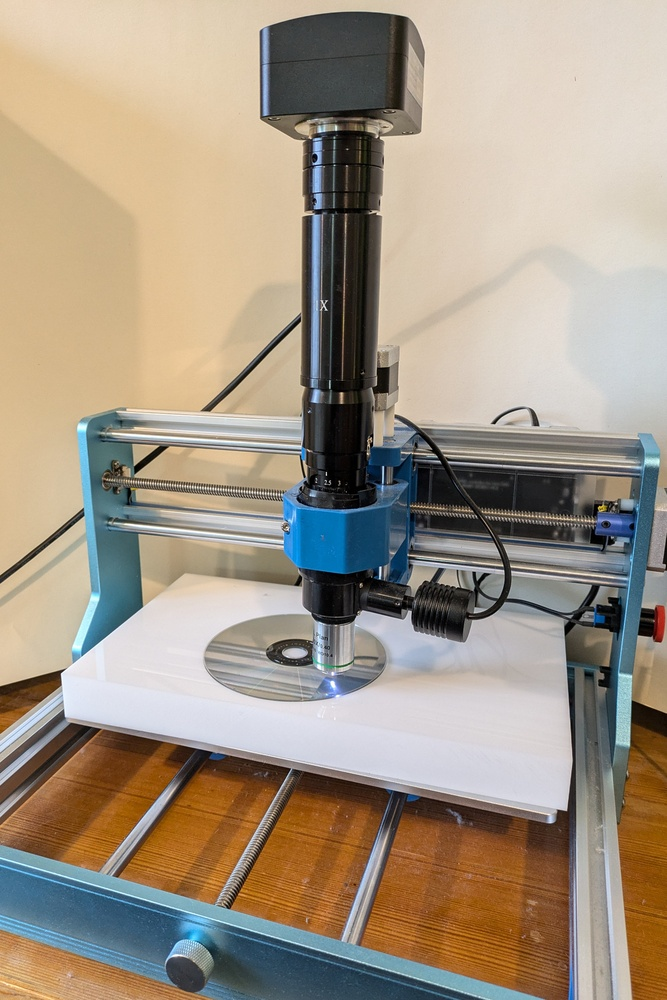
#> input picture photos/cncscope.jpg, 667 x 1000 px, shrunk from 1636 x 2454 before the run
$ python sharpness.py --path photos/cncscope.jpg --size 100   (older library calls are emulated)
#> lines starting #> are read from the running program, lines starting #| are printed output that depends on the picture; long printed decimals are rounded
#> in proc, image is the input picture: shape (1000, 667, 3); mean B, G, R 133.8, 150.4, 162.9
#!/usr/bin/python3

"""
    Generate heatmap showing sharpest tiles of image
"""
import argparse
import glob
import os
from pathlib import Path

import cv2
import matplotlib.pyplot as plt
import numpy as np


# Found Laplacian function here:
# https://github.com/ArduCAM/RaspberryPi/blob/master/Motorized_Focus_Camera/python/Autofocus.py#L14
def laplacian(img):
    b, g, r = cv2.split(img)
    img_gray = cv2.cvtColor(img, cv2.COLOR_RGB2GRAY)
    img_sobel_r = np.abs(cv2.Laplacian(r, cv2.CV_64F, ksize=1))
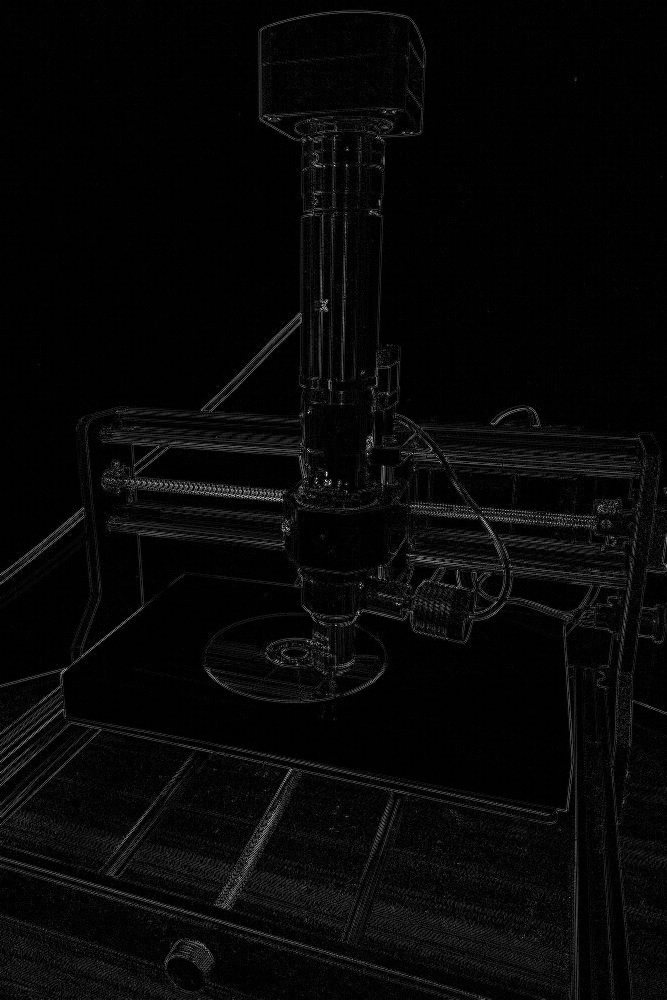
#> img_sobel_r: shape (1000, 667) float64; min 0, max 474, mean 14.5; drawn with min black and max white
    img_sobel_g = np.abs(cv2.Laplacian(g, cv2.CV_64F, ksize=1))
    img_sobel_b = np.abs(cv2.Laplacian(b, cv2.CV_64F, ksize=1))
    img_sobel_gray = np.abs(cv2.Laplacian(img_gray, cv2.CV_64F, ksize=1))
    return (cv2.mean(img_sobel_r)[0], cv2.mean(img_sobel_g)[0], cv2.mean(img_sobel_b)[0], cv2.mean(img_sobel_gray)[0])


def proc(name, tile):
    letter = ["r", "g", "b", "gr"]
    image = cv2.imread(name)
    if image is None:
        return
    sharplist = " ".join([f"{x[0]}: {x[1]}" for x in list(zip(letter, laplacian(image)))])
    print(f"Average Sharpness for {name}  {sharplist}")
#| Average Sharpness for photos/cncscope.jpg  r: 14.471 g: 14.435 b: 14.530 gr: 14.390
    height, width, _ = image.shape
#> height = 1000; width = 667
    tmp_r = np.zeros(((height // tile) + 1, (width // tile) + 1))
    tmp_g = np.zeros(((height // tile) + 1, (width // tile) + 1))
    tmp_b = np.zeros(((height // tile) + 1, (width // tile) + 1))
    tmp_gray = np.zeros(((height // tile) + 1, (width // tile) + 1))

    for y in range(0, height, tile):
        for x in range(0, width, tile):
            crop_img = image[y : y + tile, x : x + tile]
            r, g, b, gray = laplacian(crop_img)
            tmp_r[y // tile][x // tile] = r
            tmp_g[y // tile][x // tile] = g
            tmp_b[y // tile][x // tile] = b
            tmp_gray[y // tile][x // tile] = gray
#> this loop made 10 passes
#> pass 1, in laplacian (call 2), `b, g, r = cv2.split(img)`:
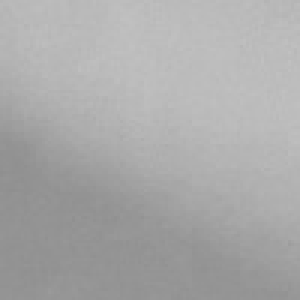
#> b: shape (100, 100) (shown 3 times larger); min 143, max 192, mean 169.7
#> pass 1, in laplacian (call 2), `b, g, r = cv2.split(img)`:
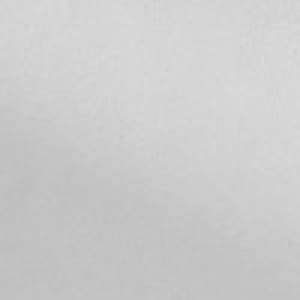
#> g: shape (100, 100) (shown 3 times larger); min 189, max 218, mean 203.9
#> pass 1, in laplacian (call 2), `b, g, r = cv2.split(img)`:
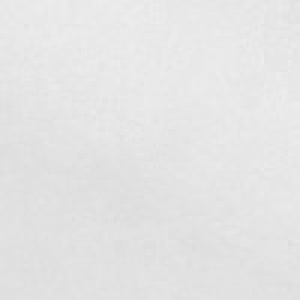
#> r: shape (100, 100) (shown 3 times larger); min 220, max 237, mean 228.4
#> pass 1, in laplacian (call 2), `img_sobel_r = np.abs(cv2.Laplacian(r, cv2.CV_64F, ksize=1))`:
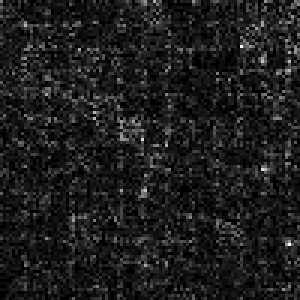
#> img_sobel_r: shape (100, 100) float64 (shown 3 times larger); min 0, max 21, mean 2.4; drawn with min black and max white
#> after the loop:
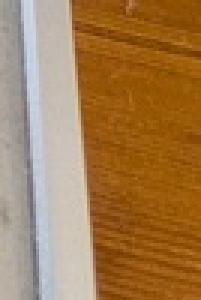
#> crop_img: shape (100, 67, 3) (shown 3 times larger); mean B, G, R 79.9, 124.5, 163.5

    for l, tmp in zip(letter, (tmp_r, tmp_g, tmp_b, tmp_gray)):
        plt.imshow(tmp, cmap="hot", interpolation="nearest")
        plt.colorbar()
        namew = Path(name).with_suffix("")
        print(f"Writing to {namew}-{l}-heatmap.png")
        plt.savefig(f"{namew}-{l}-heatmap.png")
        plt.close()
#> this loop made 4 passes
#> l on passes 1 to 4: 'r', 'g', 'b', 'gr'
#| Writing to photos/cncscope-r-heatmap.png
#| Writing to photos/cncscope-g-heatmap.png
#| Writing to photos/cncscope-b-heatmap.png
#| Writing to photos/cncscope-gr-heatmap.png
#> pass 1, in proc, `plt.savefig(f"{namew}-{l}-heatmap.png")`:
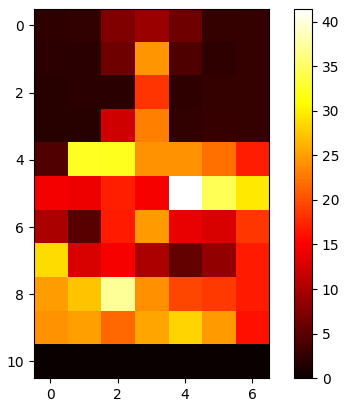
#> figure drawn by matplotlib, 2 panels


if __name__ == "__main__":

    # Parse arguments
    parser = argparse.ArgumentParser(
        description="Generate heatmap showing sharpest tiles of image"
    )
    parser.add_argument(
        "--path", dest="path", type=str, help="Path to images", required=True
    )
    parser.add_argument(
        "--size", dest="size", type=int, help="Size of tile in pixels", required=True
    )
    args = parser.parse_args()
    for file in glob.glob(os.path.expanduser(args.path)):
        proc(file, args.size)
